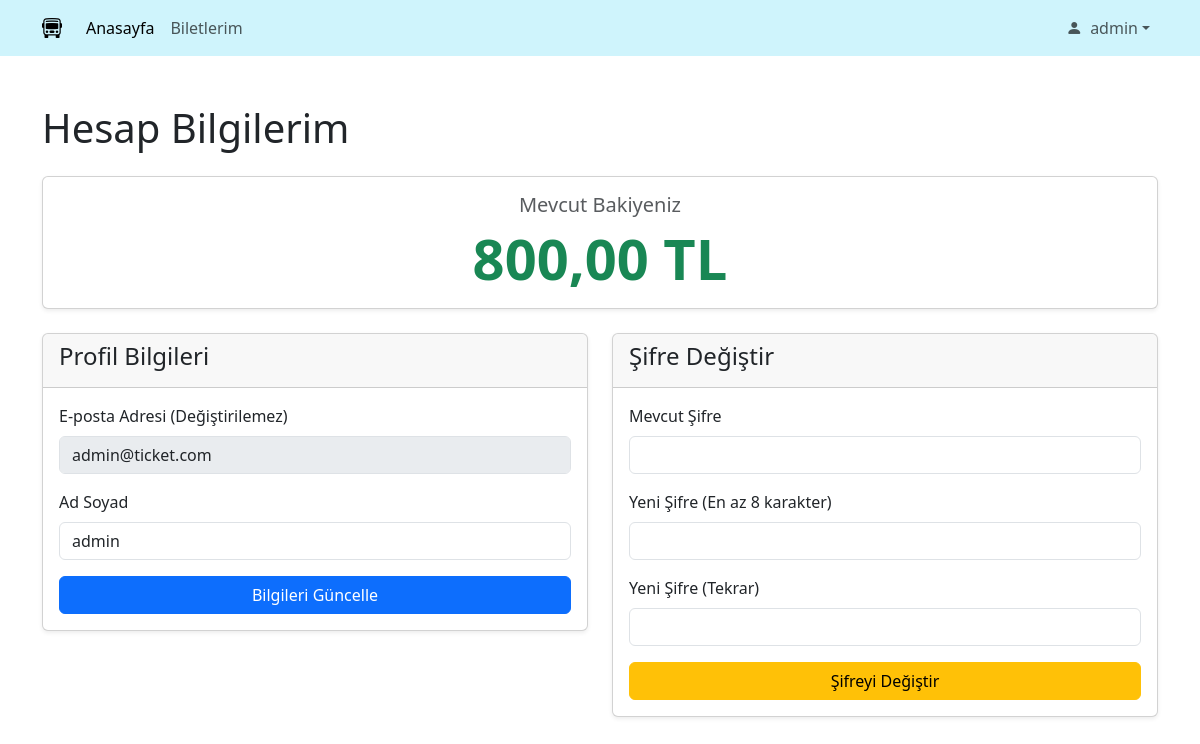
/my-account.php (signed in), run on the app's committed database.
### tables this page shows
CREATE TABLE "User" (
	"id"	TEXT NOT NULL UNIQUE,
	"full_name"	TEXT NOT NULL,
	"email"	TEXT NOT NULL UNIQUE,
	"role"	TEXT NOT NULL,
	"password"	TEXT NOT NULL,
	"company_id"	NUMERIC,
	"balance"	REAL DEFAULT 800,
	"created_at"	TEXT NOT NULL,
	PRIMARY KEY("id"),
	FOREIGN KEY("company_id") REFERENCES "Bus_Company"("id"),
	CHECK("role" IN ('user', 'company', 'admin'))
);

### public/my-account.php (the view, shortened to what this page needs)
<?php
require_once __DIR__ . '/../app/config.php';
$user_id = $_SESSION['user_id'];
$stmt = $pdo->prepare("SELECT full_name, email, balance FROM User WHERE id = :user_id");
$stmt->execute([':user_id' => $user_id]);
$current_user = $stmt->fetch(PDO::FETCH_ASSOC);
?>
<!DOCTYPE html>
<html lang="tr">
<head>
    <link href="https://cdn.jsdelivr.net/npm/bootstrap@5.3.2/dist/css/bootstrap.min.css" rel="stylesheet">
    <link rel="stylesheet" href="https://cdn.jsdelivr.net/npm/bootstrap-icons@1.11.1/font/bootstrap-icons.css">
    <link rel="stylesheet" href="assets/css/header.css">
</head>
<body>
<?php require_once 'assets/partials/header.php'; ?>
<main class="container my-5">
    <h1 class="mb-4">Hesap Bilgilerim</h1>
    <div class="row g-4">
        <div class="col-12">
            <div class="card text-center shadow-sm">
                <div class="card-body">
                    <h5 class="card-title text-muted">Mevcut Bakiyeniz</h5>
                    <p class="card-text display-4 fw-bold text-success">
                        <?php echo htmlspecialchars(number_format($current_user['balance'], 2, ',', '.')); ?> TL
                    </p>
                </div>
            </div>
        </div>
        <div class="col-md-6">
            <div class="card shadow-sm">
                <div class="card-header">
                    <h4>Profil Bilgileri</h4>
                </div>
                <div class="card-body">
                    <form method="POST">
                        <div class="mb-3">
                            <label for="email" class="form-label">E-posta Adresi (Değiştirilemez)</label>
                            <input type="email" id="email" class="form-control" value="<?php echo htmlspecialchars($current_user['email']); ?>" disabled readonly>
                        </div>
                        <div class="mb-3">
                            <label for="full_name" class="form-label">Ad Soyad</label>
                            <input type="text" id="full_name" name="full_name" class="form-control" value="<?php echo htmlspecialchars($current_user['full_name']); ?>" required>
                        </div>
                        <button type="submit" name="update_profile" class="btn btn-primary w-100">Bilgileri Güncelle</button>
                    </form>
                </div>
            </div>
        </div>
        <div class="col-md-6">
            <div class="card shadow-sm">
                <div class="card-header">
                    <h4>Şifre Değiştir</h4>
                </div>
                <div class="card-body">
                    <form method="POST">
                        <div class="mb-3">
                            <label for="current_password" class="form-label">Mevcut Şifre</label>
                            <input type="password" id="current_password" name="current_password" class="form-control" required>
                        </div>
                        <div class="mb-3">
                            <label for="new_password" class="form-label">Yeni Şifre (En az 8 karakter)</label>
                            <input type="password" id="new_password" name="new_password" class="form-control" required>
                        </div>
                        <div class="mb-3">
                            <label for="confirm_password" class="form-label">Yeni Şifre (Tekrar)</label>
                            <input type="password" id="confirm_password" name="confirm_password" class="form-control" required>
                        </div>
                        <button type="submit" name="change_password" class="btn btn-warning w-100">Şifreyi Değiştir</button>
                    </form>
                </div>
            </div>
        </div>
    </div>
</main>
</body>
</html>

### data on the page
user: balance "800,00", email "admin@ticket.com", full_name "admin"

### other printed values
$_SESSION['user_fullname'] "admin"
